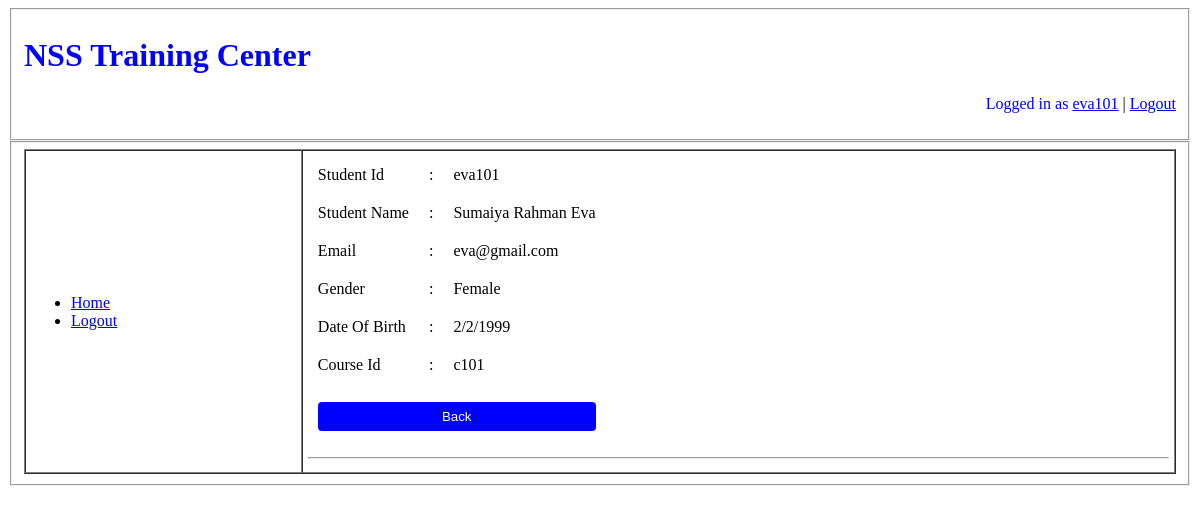
Page /views/viewProfileStudent.php (signed in) on the committed database.
### tables this page shows
CREATE TABLE `student` (
  `studentid` varchar(30) NOT NULL,
  `name` varchar(50) NOT NULL,
  `email` varchar(30) NOT NULL,
  `gender` varchar(15) NOT NULL,
  `dob` varchar(15) NOT NULL,
  `courseid` varchar(30) NOT NULL
);

### service/studentService.php (called while the page is built, shortened)
<?php
	function getstudentdetails($userid)
	{
		$conn = dbConnection();
		$sql = "select * from student where studentid='{$userid}'";
		$result = mysqli_query($conn, $sql);
		$info = mysqli_fetch_assoc($result);
		return $info;
	}
?>

### views/viewProfileStudent.php (the view, shortened to what this page needs)
<?php
	require_once('../service/studentService.php');
?>
<!DOCTYPE html>
<html>
<head>
	<link rel="stylesheet" type="text/css" href="../assets/css/studentStyle.css">
</head>
<body>
	<fieldset>
		<p><h1><font color='green'>NSS Training Center</font></h1></p>
		<?php
			if(!empty($_SESSION))
			{
				echo "<p align='right'><font color='black'>Logged in as </font><a href='viewProfileStudent.php'><font >".$_SESSION['userid']."</font></a> | <a href='../php/logout.php'><font >Logout</font></a></p>";
			}
			else
				echo "<p align='right'><font color='black'>Logged in as </font><a href='viewProfileStudent.php'><font >".$_COOKIE['userid']."</font></a> | <a href='../php/logout.php'><font >Logout</font></a></p>";
		?>
	</fieldset>
	<fieldset>
		<table cellspacing="0" cellpadding="5" border="1" width="100%">
			<tr>
				<td colspan="10">
					<ul>
						<li><a href='studentHome.php'><font color='red'>Home</font></a></li>
						<li><a href="../php/logout.php"><font color="red">Logout</font></a></li>
					</ul>
				</td>
				<td>
					<form action="../php/studentProfileController.php" method="post" onsubmit="return validate()">
					<table cellpadding="10" cellspacing="0" border="0">
						<?php
							if (!empty($_SESSION['userid']))
							{
								$userid = $_SESSION['userid'];
							}
							else
							{
								$userid = $_COOKIE['userid'];
							}
						?>
						<?php
							$details = getstudentdetails($userid);
						?>
						<tr>
							<td>Student Id</td>
							<td>:</td>
							<td><?=$details['studentid']?></td>
						</tr>
						<tr>
							<td>Student Name</td>
							<td>:</td>
							<td><?=$details['name']?></td>
						</tr>
						<tr>
							<td>Email</td>
							<td>:</td>
							<td><?=$details['email']?></td>
						</tr>
						<tr>
							<td>Gender</td>
							<td>:</td>
							<td><?=$details['gender']?></td>
						</tr>
						<tr>
							<td>Date Of Birth</td>
							<td>:</td>
							<td><?=$details['dob']?></td>
						</tr>
						<tr>
							<td>Course Id</td>
							<td>:</td>
							<td><?=$details['courseid']?></td>
						</tr>
						<tr>
							<td colspan="4" align="left">
								<a href="studentHome.php">
									<button type="button">
										Back
									</button>
								</a>
							</td>
						</tr>
					</table>
					<hr/>
				</td>
			</tr>
		</table>
	</fieldset>
</body>
</html>

### assets/css/studentStyle.css (style rules this page uses)
font { color:blue; }
table { text-align: left; }
button { width: 100%; background-color: blue; color: white; padding: 7px 7px; margin: 8px 0; border: none; border-radius: 4px; cursor: pointer; }

### rows in the picture
student: studentid "eva101", name "Sumaiya Rahman Eva", email "eva@gmail.com", gender "Female", dob "2/2/1999", courseid "c101"

### other values in the picture
$_SESSION['userid'] "eva101"
